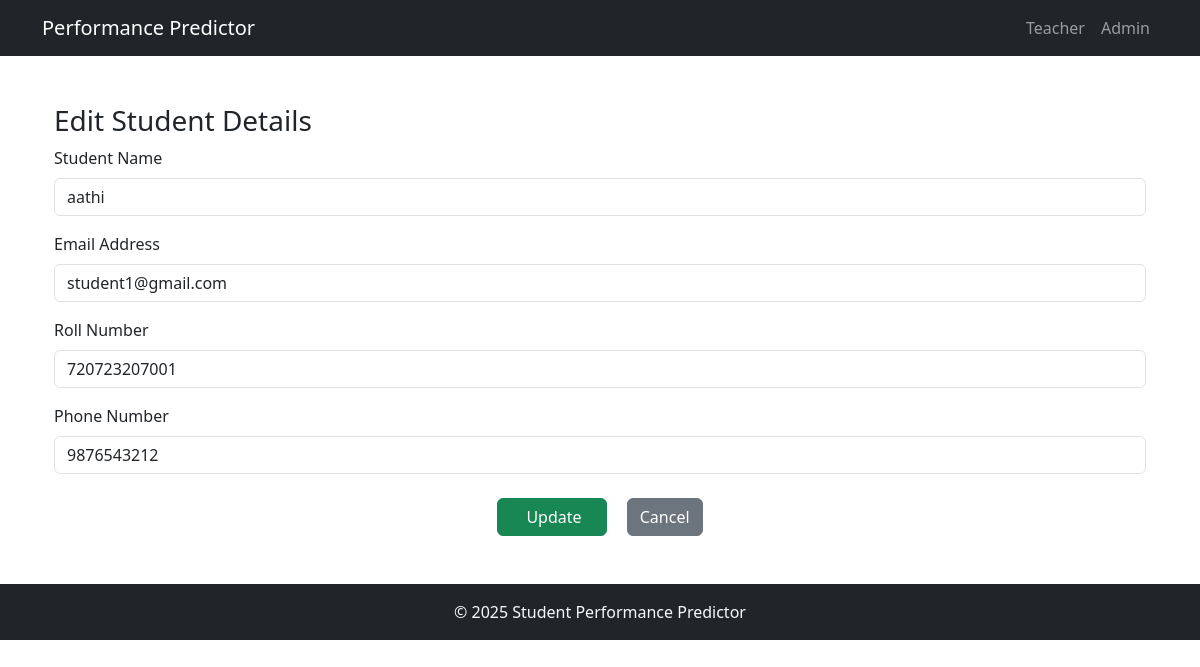
The page /admin/admin/edit_student/2 on the database its author committed.
### core/models.py (models this page shows, shortened)
class User(db.Model, UserMixin):
    id = db.Column(db.Integer, primary_key=True)
    username = db.Column(db.String(150), unique=True, nullable=False)
    email = db.Column(db.String(150), unique=True, nullable=False)
    password = db.Column(db.String(256), nullable=False)
    role = db.Column(db.String(50), nullable=False)  # Student/Teacher/Admin
    roll_no = db.Column(db.String(50))  # For students
    phone = db.Column(db.String(20))  # Optional
    attendance = db.Column(db.Float, nullable=True)  # Overall attendance %

### core/admin.py (the view, shortened to what this page needs)
@admin_bp.route('/admin/edit_student/<int:student_id>', methods=['GET', 'POST'])
def edit_student(student_id):
    student = User.query.get_or_404(student_id)
    return render_template('admin/edit_student.html', student=student)

### core/templates/admin/edit_student.html (shortened to what this page needs)
{% extends 'base.html' %}
{% block content %}
<div class="container mt-5">
    <h3>Edit Student Details</h3>
    <form method="POST" action="{{ url_for('admin.edit_student', student_id=student.id) }}">
    <div class="mb-3">
        <label for="username" class="form-label">Student Name</label>
        <input type="text" class="form-control" name="username" id="username" value="{{ student.username }}" required>
    </div>
    <div class="mb-3">
        <label for="email" class="form-label">Email Address</label>
        <input type="email" class="form-control" name="email" id="email" value="{{ student.email }}" required>
    </div>
    <div class="mb-3">
        <label for="roll_no" class="form-label">Roll Number</label>
        <input type="text" class="form-control" name="roll_no" id="roll_no" value="{{ student.roll_no }}" required>
    </div>
    <div class="mb-3">
        <label for="phone" class="form-label">Phone Number</label>
        <input type="text" class="form-control" name="phone" id="phone" value="{{ student.phone }}" required>
    </div>
    <div class="text-center mt-4">
        <button type="submit" class="btn btn-success px-4">
             Update
        </button>
        <a href="{{ url_for('admin.view_student') }}" class="btn btn-secondary ms-3">
            Cancel
        </a>
    </div>
</form>
</div>
{% endblock %}

### rows shown on the page
User: username "aathi", email "student1@gmail.com", roll_no "720723207001", phone "9876543212"
